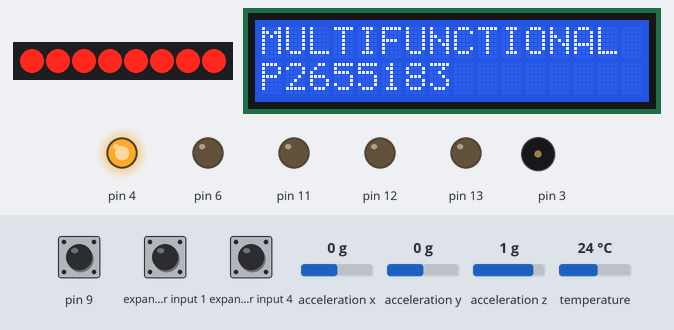
Bench run of a sketch on a simulated Arduino Uno, built with avr-gcc and run on an emulated ATmega328P. On the bench: 8 port-expander outputs drawn as a row of LEDs (first output left, lit = HIGH), 16×2 character LCD, output pins drawn as LEDs (lit = HIGH), buzzer (waves = sounding). Wiring (inferred from the names in the program): PCF8574 port expander at I2C address 0x20; MPU-6050 motion sensor at I2C address 0x68. Wiring (inferred from the signals the program sends): row of LEDs: on Q0, Q1, Q2, Q3, Q4, Q5, Q6, Q7. Inputs (shaded band) come from the test bench; at power-on: pin 9 LOW, expander input 1 HIGH, expander input 4 HIGH, acceleration x 0 g, acceleration y 0 g, acceleration z 1 g, temperature 24 °C. Pins used as bus, display or sensor lines are not drawn.

Above: at 0.5 s.
At 4.5 s:
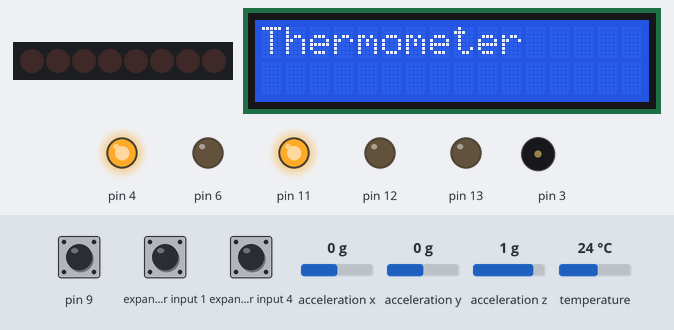
4.6 s: pin 9 pulled HIGH for 3.2 s
At 5.5 s:
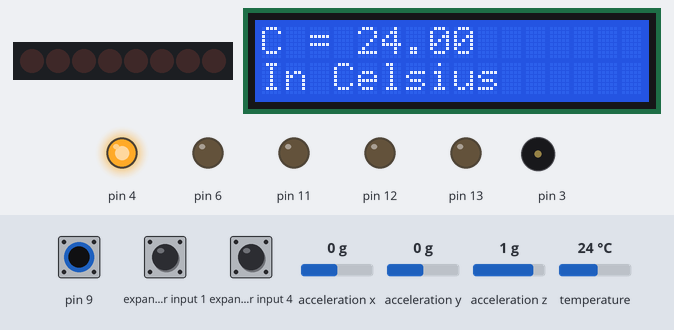
At 8.0 s:
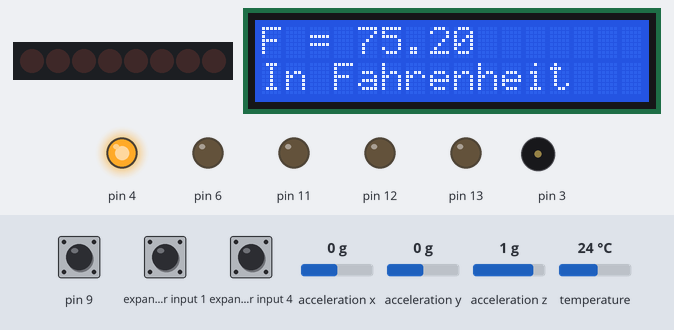
Timing chart, 0 to 11.2 s (numbered marks = the images above; inputs shaded):
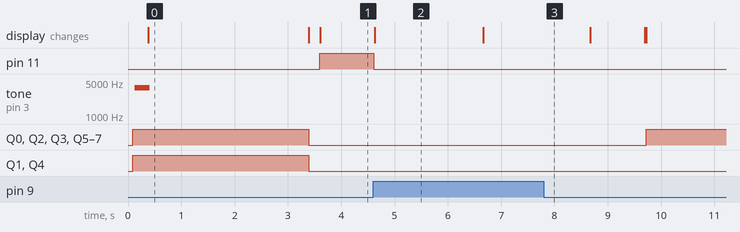

Measured:
- what the display in image 0 shows lasts 3.0 s, from 0.4 s to 3.4 s
- what the display in image 2 shows lasts 2.1 s, from 4.6 s to 6.7 s

The sketch:

Final.ino
```cpp
//=======================================================
// ENGD1025 - Electronics CAE & Programme Fundamentals
// Multifuncitonal Gadget
// Victoria Iza Paez - P2655183
// 18/12/2021
//=======================================================


// Defining the file used in the program
#include "devboard.h"

// Renaming a data type to a meaningful to program so it is easier to read
typedef enum
{
  SpiritLevel_M,
  Thermometer_M,
  Timer_M,
} mode_t;

// Declaring the variables used in the program including array used
int i, x, y, z;
int L = 4;
int ref;
int AvCalc;
int Tout;
int value;
int a, b, c;
int mode;

float ratio = 0;
float C;
float F;

long total = 0;
long array_SPL[4];

// Function created as average value of inteer values will be returned
// Long data type is used as the size of bytes is longer
long average(long *array, int nL);
long average(long *array, int nL)

// Average calculation
{
  total = 0;
  for (i = 0; i <= 3; i++)
  {
    total += array_SPL[i];
  }
  return total / nL;
}

// Three function are created to switch to different modes (function)
// Spirit level coding
void SpiritLevel(); // put at the beginning of the code
void SpiritLevel()
{
  ratio = 0;
  DEVBOARD_lcdClear();
  DEVBOARD_lcdPrintString("Spirit level");
  DEVBOARD_sevenSegment(0);
  DEVBOARD_writeLedBank((byte)0);

  for (i = 0; i <= 3; i++)
  {
    DEVBOARD_readAccelerometer(&x, &y, &z);
    array_SPL[i] = z;
    delay(50);
  }

  AvCalc = average(array_SPL, L);
  ratio = AvCalc / (float)ref;

  if (ratio >= 0.9)
  {
    DEVBOARD_ledGreenOn ();
    DEVBOARD_ledYellowOff ();
    DEVBOARD_ledRedOff ();
  }
  else if ((ratio < 0.9 ) && (ratio >= 0.50))
  {
    DEVBOARD_ledYellowOn ();
    DEVBOARD_ledGreenOff ();
    DEVBOARD_ledRedOff ();
  }
  else
  {
    DEVBOARD_ledRedOn ();
    DEVBOARD_ledYellowOff ();
    DEVBOARD_ledGreenOff ();
  }

// When S2 is pressed the program will go to the function named 'Thermometer'
  if (DEVBOARD_buttonS2Status() == BUTTON_PRESSED)
  {
    mode = Thermometer_M;
  }
}

// Thermometer coding
void Thermometer(); // put at the beginning of the code
void Thermometer()
{
    DEVBOARD_lcdClear();
    DEVBOARD_lcdSetCursor(0, 0);
    DEVBOARD_lcdPrintString("Thermometer");
    delay(1000);
    DEVBOARD_ledRedOff ();
    DEVBOARD_ledYellowOff ();
    DEVBOARD_ledGreenOff ();

  while (1)
  {
    DEVBOARD_readTemperature(&Tout);
    C = (Tout / 340.00) + 36.53;
    F = (C * 1.8) + 32;
    DEVBOARD_lcdClear();
    DEVBOARD_lcdSetCursor(0, 0);
    DEVBOARD_lcdPrintString("C = ");
    DEVBOARD_lcdSetCursor(4, 0);
    DEVBOARD_lcdPrintFloat(C);
    DEVBOARD_lcdSetCursor(0, 1);
    DEVBOARD_lcdPrintString("In Celsius");
    delay(1000);
    if (DEVBOARD_buttonS2Status() == BUTTON_PRESSED)
    {
      mode = Timer_M;
      break;
    }
    delay(1000);
    if (DEVBOARD_buttonS2Status() == BUTTON_PRESSED)
    {
      mode = Timer_M;
      break;
    }


    DEVBOARD_readTemperature(&Tout);
    DEVBOARD_lcdClear();
    DEVBOARD_lcdSetCursor(0, 0);
    DEVBOARD_lcdPrintString("F = ");
    DEVBOARD_lcdSetCursor(4, 0);
    DEVBOARD_lcdPrintFloat(F);
    DEVBOARD_lcdSetCursor(0, 1);
    DEVBOARD_lcdPrintString("In Fahrenheit ");
    delay(1000);

// Program must check if S2 is pressed twice within 2 seconds
// If S2 is pressed program will go to the function named 'Timer'
    if (DEVBOARD_buttonS2Status() == BUTTON_PRESSED)
    {
      mode = Timer_M;
      break;
    }
    delay(1000);
    if (DEVBOARD_buttonS2Status() == BUTTON_PRESSED)
    {
      mode = Timer_M;
      break;
    }
  }

}

// Timer code
void Timer(); // put at the beginning of the code
void Timer()
{
  while (1)
  {
    DEVBOARD_lcdClear();
    DEVBOARD_lcdSetCursor(0, 0);
    DEVBOARD_lcdPrintString("Timer");
    delay(1000);
    DEVBOARD_lcdClear();
    DEVBOARD_lcdPrintString("Enter number of");
    DEVBOARD_lcdSetCursor(0, 1);
    DEVBOARD_lcdPrintString("seconds- 0-999");

    value = DEVBOARD_keypadReadInt(0);
    if ((value >= 0) && (value <= 999))
    {
      for (a = value; a >= 0; a--)
      {
        DEVBOARD_lcdClear();
        DEVBOARD_lcdPrintInt(a);
        c = a / 10;
        b = a % 10;
        DEVBOARD_sevenSegment(sCharSet[b]);
        DEVBOARD_writeLedBank((byte)c);

// Code to let the user press S2 and go to Spirit level mode
        if (DEVBOARD_buttonS1Status() == BUTTON_PRESSED)
        {
          DEVBOARD_lcdClear();
          DEVBOARD_lcdSetCursor(0, 0);
          DEVBOARD_lcdPrintString("Abort");
          DEVBOARD_lcdSetCursor(0, 1);
          DEVBOARD_lcdPrintString("Press S2!");
          DEVBOARD_waitForS2Press ();
          break;
        }
        else if (a == 0)
        {
          DEVBOARD_lcdClear();
          DEVBOARD_lcdSetCursor(0, 0);
          DEVBOARD_lcdPrintString("DONE");
          DEVBOARD_lcdSetCursor(0, 1);
          DEVBOARD_lcdPrintString("Press S2!");
          DEVBOARD_soundBuzzer();
          delay(250);
          DEVBOARD_soundBuzzer();
          delay(250);
          DEVBOARD_soundBuzzer();
          delay(250);
          DEVBOARD_waitForS2Press ();
        }
        delay(1000);
      }
      mode = SpiritLevel_M;
      break;
    }
    else
    {
      DEVBOARD_lcdClear();
      DEVBOARD_lcdSetCursor(0, 0);
      DEVBOARD_lcdPrintString("Number is");
      DEVBOARD_lcdSetCursor(0, 1);
      DEVBOARD_lcdPrintString("outside range");
      delay(1000);
    }
  }
}

// Main function starts the functions starting from Spirit level mode
void setup()
{
  DEVBOARD_init();
  DEVBOARD_soundBuzzer();
  DEVBOARD_lcdClear();
  DEVBOARD_lcdSetCursor(0, 0);
  DEVBOARD_lcdPrintString("MULTIFUNCTIONAL");
  DEVBOARD_lcdSetCursor(0, 1);
  DEVBOARD_lcdPrintString("P2655183");
  DEVBOARD_readAccelerometer(&x, &y, &z);
  ref = z;
  delay(3000);
  mode = SpiritLevel_M;
}

// Function allowing to switch between modes
void loop()
{
  switch (mode)
  {
    case SpiritLevel_M:
      SpiritLevel();
      break;

    case Thermometer_M:
      Thermometer();
      break;

    case Timer_M:
      Timer();
      break;

  }
}
```

Source omitted: devboard.cpp (25532 bytes), devboard.h (14527 bytes)
